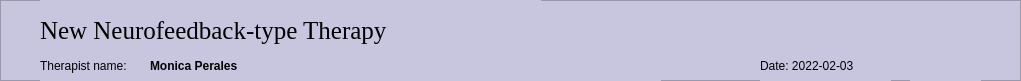
  <widget class="QFrame" name="frame">
   <property name="geometry">
    <rect>
     <x>-20</x>
     <y>0</y>
     <width>1021</width>
     <height>81</height>
    </rect>
   </property>
   <property name="styleSheet">
    <string notr="true">background-color: rgb(200, 198, 223);</string>
   </property>
   <property name="frameShape">
    <enum>QFrame::StyledPanel</enum>
   </property>
   <property name="frameShadow">
    <enum>QFrame::Raised</enum>
   </property>
   <widget class="QLabel" name="label_3">
    <property name="geometry">
     <rect>
      <x>40</x>
      <y>0</y>
      <width>501</width>
      <height>61</height>
     </rect>
    </property>
    <property name="font">
     <font>
      <family>Times New Roman</family>
      <pointsize>19</pointsize>
      <weight>9</weight>
      <italic>false</italic>
      <bold>false</bold>
     </font>
    </property>
    <property name="styleSheet">
     <string notr="true">
font: 75 19pt &quot;Times New Roman&quot;;</string>
    </property>
    <property name="text">
     <string>New Neurofeedback-type Therapy</string>
    </property>
   </widget>
   <widget class="QLabel" name="label_23">
    <property name="geometry">
     <rect>
      <x>910</x>
      <y>10</y>
      <width>71</width>
      <height>71</height>
     </rect>
    </property>
    <property name="font">
     <font>
      <pointsize>10</pointsize>
     </font>
    </property>
    <property name="styleSheet">
     <string notr="true">image: url(:/newPrefix/salud-mental.png);</string>
    </property>
    <property name="text">
     <string/>
    </property>
   </widget>
   <widget class="QLabel" name="label_6">
    <property name="geometry">
     <rect>
      <x>40</x>
      <y>50</y>
      <width>171</width>
      <height>31</height>
     </rect>
    </property>
    <property name="font">
     <font>
      <pointsize>9</pointsize>
     </font>
    </property>
    <property name="text">
     <string>Therapist name:</string>
    </property>
   </widget>
   <widget class="QLabel" name="lbTerapeuta">
    <property name="geometry">
     <rect>
      <x>150</x>
      <y>50</y>
      <width>511</width>
      <height>31</height>
     </rect>
    </property>
    <property name="font">
     <font>
      <pointsize>9</pointsize>
      <weight>75</weight>
      <bold>true</bold>
     </font>
    </property>
    <property name="text">
     <string>Monica Perales</string>
    </property>
   </widget>
   <widget class="QLabel" name="lbFecha">
    <property name="geometry">
     <rect>
      <x>760</x>
      <y>50</y>
      <width>131</width>
      <height>31</height>
     </rect>
    </property>
    <property name="font">
     <font>
      <pointsize>9</pointsize>
     </font>
    </property>
    <property name="text">
     <string>Date: 2022-02-03</string>
    </property>
   </widget>
  </widget>
